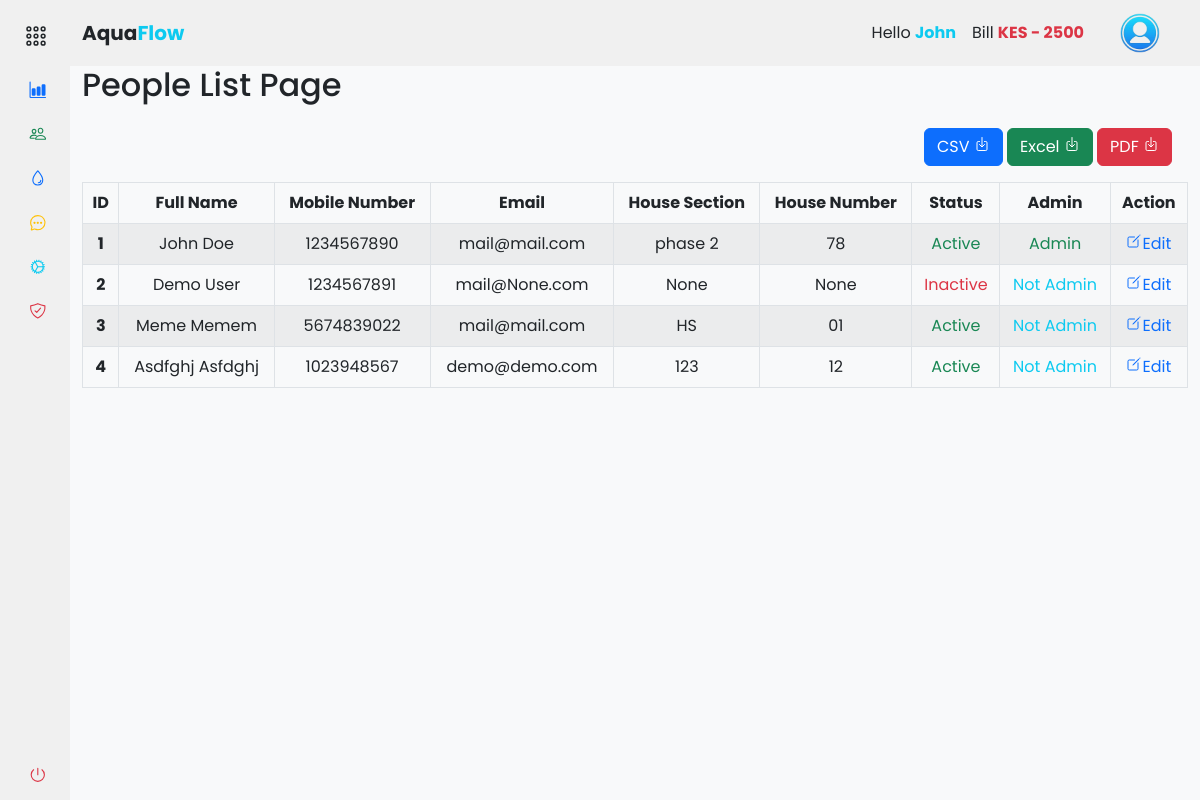
Page /accounts/people/people_list (signed in) on the earlier database version.
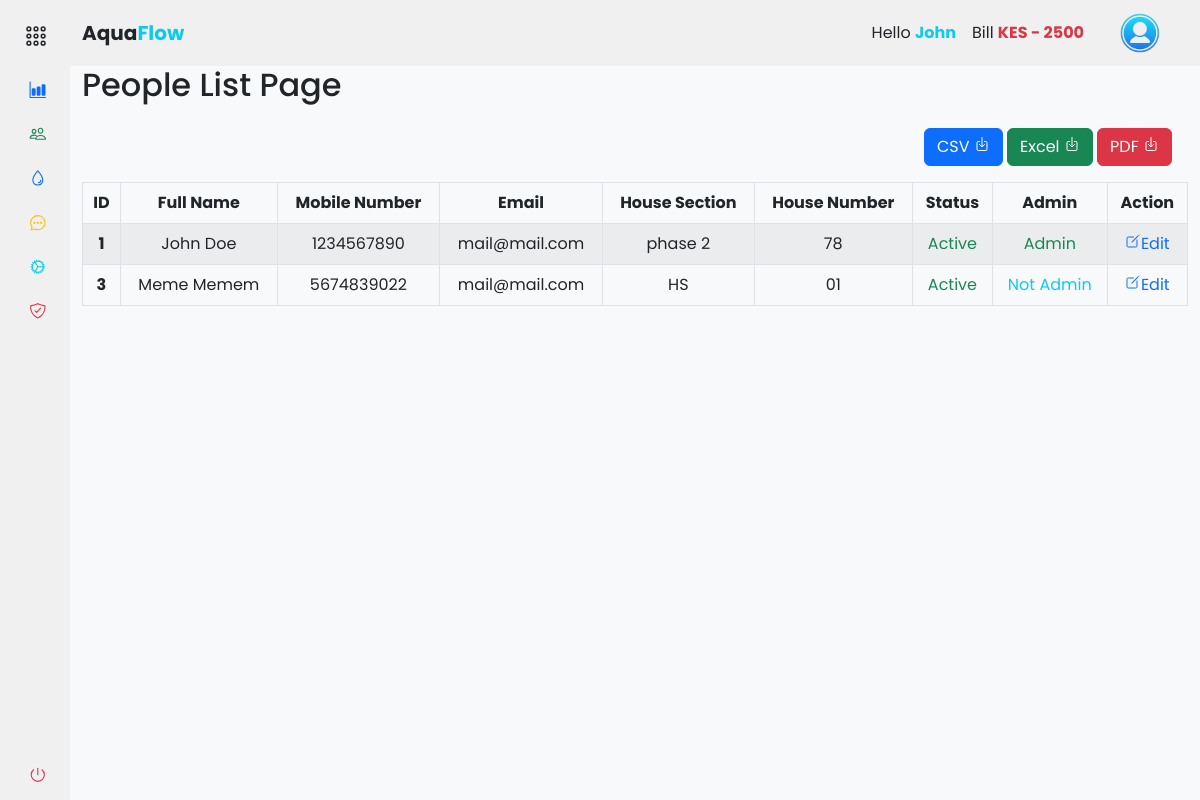
Same page on the later database version.
### app/backend/models/user.py (models this page shows, shortened)
class User(db.Model, UserMixin):
    id = db.Column(db.Integer, primary_key=True)
    mobile_number = db.Column(db.String(20), unique=True, nullable=False)
    password_hash = db.Column(db.String(128), nullable=False)
    first_name = db.Column(db.String(50))
    last_name = db.Column(db.String(50))
    email = db.Column(db.String(120))
    house_section = db.Column(db.String(50))
    house_number = db.Column(db.String(20))
    profile_image = db.Column(db.String(255))
    is_active = db.Column(db.Boolean, default=True)
    is_admin = db.Column(db.Boolean, default=False)

### app/backend/accounts/people/routes.py (the view)
@people_bp.route('/people_list')
@login_required
def people_list():
    if current_user.is_authenticated:
        people_list = User.query.all()
        return render_template('accounts/people_list.html', hide_footer=True, people_list=people_list)
    else:
        return redirect(url_for('auth.login'))

### app/backend/accounts/accounts_context.py (called while the page is built)
def accounts_context():
    people = 'silas'
    bill = int('2500')
    return {'people': people, 'bill': bill}

def inject_now():
    return {'now': datetime.utcnow() + timedelta(hours=3)}

### app/assets/templates/accounts/people_list.html (shortened to what this page needs)
{% extends "base.html" %} {% block content %}
<div class="container-fluid">
  <h2 class="mb-4">People List Page</h2>
  <div class="mb-3 float-end me-3">
    <a
      href="{{ url_for('accounts.people.download_users', format='csv') }}"
      class="btn btn-primary"
      download="people_list.csv"
    >
      CSV <ion-icon name="download-outline"></ion-icon>
    </a>
    <a
      href="{{ url_for('accounts.people.download_users', format='excel') }}"
      class="btn btn-success"
      download="people_list.xlsx"
    >
      Excel <ion-icon name="download-outline"></ion-icon>
    </a>
    <a
      href="{{ url_for('accounts.people.download_users', format='pdf') }}"
      class="btn btn-danger"
      download="people_list.pdf"
    >
      PDF <ion-icon name="download-outline"></ion-icon>
    </a>
  </div>
  <table
    id="people-table"
    class="table table-bordered table-striped text-center"
  >
    <thead>
      <tr>
        <th scope="col">ID</th>
        <th scope="col">Full Name</th>
        <th scope="col">Mobile Number</th>
        <th scope="col">Email</th>
        <th scope="col">House Section</th>
        <th scope="col">House Number</th>
        <th scope="col">Status</th>
        <th scope="col">Admin</th>
        <th scope="col">Action</th>
      </tr>
    </thead>
    <tbody>
      {% for person in people_list %}
      <tr>
        <th scope="row">{{ person.id }}</th>
        <td>
          {{ person.first_name.title() ~ " " ~ person.last_name.title() }}
        </td>
        <td>{{ person.mobile_number }}</td>
        <td>{{ person.email }}</td>
        <td>{{ person.house_section }}</td>
        <td>{{ person.house_number }}</td>
        <td>
          {% if person.is_active %}
          <span class="text-success">Active</span>
          {% else %}
          <span class="text-danger">Inactive</span>
          {% endif %}
        </td>
        <td>
          {% if person.is_admin %}
          <span class="text-success">Admin</span>
          {% else %}
          <span class="text-info">Not Admin</span>
          {% endif %}
        </td>
        <td>
          {% if current_user.is_admin or current_user.id == person.id %}
          <a
            href="{{ url_for('accounts.people.edit_user', user_id=person.id) }}"
          >
            <ion-icon name="create-outline"></ion-icon>Edit
          </a>
          {% else %}
          <span class="text-muted">No Edit Permission</span>
          {% endif %}
        </td>
      </tr>
      {% endfor %}
    </tbody>
  </table>
</div>
{% endblock %}

### app/assets/templates/base.html (shortened to what this page needs)
<!DOCTYPE html>
<html lang="en">
  <head>
    <link
      rel="stylesheet"
      href="{{ url_for('static', filename='css/vendor/bootstrap.min.css') }}"
    />
    <link
      rel="stylesheet"
      href="{{ url_for('static', filename='css/styles.css') }}"
    />
  </head>
  <body>
    <div class="wrapper">
      {% include '/components/sidebar.html' %}
      <section class="main">
        {% include '/components/navbar.html' %}
        <main>
          {% block content %}{% endblock %}
        </main>
      </section>
    </div>
  </body>
</html>

### app/assets/templates/components/sidebar.html (shortened to what this page needs)
{% if not hide_sidebar %}
<aside id="sidebar">
  <div class="d-flex mt-2">
    <button class="toggle-btn" type="button">
      <ion-icon name="apps-outline" class="text-dark"></ion-icon>
    </button>
  </div>
  <ul class="sidebar-nav">
    <li class="sidebar-item">
      <a
        href="{{ url_for('accounts.dashboard.dashboard') }}"
        class="sidebar-link"
      >
        <ion-icon name="bar-chart" class="text-primary me-2"></ion-icon>
      </a>
    </li>
    <li class="sidebar-item">
      <a
        href="#people"
        class="sidebar-link collapsed has-dropdown"
        data-bs-toggle="collapse"
        data-bs-target="#people"
        aria-expanded="false"
        aria-controls="people"
      >
        <ion-icon name="people-outline" class="text-success"></ion-icon>
      </a>
    </li>
    <li class="sidebar-item">
      <a
        href="#records_water_supply"
        class="sidebar-link collapsed has-dropdown"
        data-bs-toggle="collapse"
        data-bs-target="#records_water"
        aria-expanded="false"
        aria-controls="records_water"
      >
        <ion-icon name="water-outline" class="text-primary"></ion-icon>
      </a>
    </li>
    <li class="sidebar-item">
      <a
        href="{{ url_for('accounts.messages.messages') }}"
        class="sidebar-link"
      >
        <ion-icon
          name="chatbubble-ellipses-outline"
          class="text-warning"
        ></ion-icon>
      </a>
    </li>
    <li class="sidebar-item">
      <a
        href="{{ url_for('accounts.settings.settings') }}"
        class="sidebar-link"
      >
        <ion-icon name="cog-outline" class="text-info"></ion-icon>
      </a>
    </li>
    <li class="sidebar-item">
      <a
        href="{{ url_for('accounts.security.security_options') }}"
        class="sidebar-link"
      >
        <ion-icon
          name="shield-checkmark-outline"
          class="text-danger"
        ></ion-icon>
      </a>
    </li>
  </ul>
  <div class="sidebar-footer">
    <a
      class="sidebar-link"
      href="{{ url_for('auth.logout') }}"
      onclick="localStorage.clear();"
    >
      <ion-icon name="power-outline" class="text-danger"></ion-icon>
    </a>
  </div>
</aside>
{% endif %}

### app/assets/templates/components/navbar.html (shortened to what this page needs)
{% if not hide_navbar %}
<header id="navbar" class="navbar navbar-expand-lg sticky-sm-top">
  <div class="container-fluid">
    <a
      class="navbar-brand text-dark text-center d-flex align-items-center fw-bold"
      href="#"
    >
      Aqua<span class="text-info">Flow</span>
    </a>
    <div class="collapse navbar-collapse" id="navbarToggler">
      <div class="d-flex align-items-center ms-auto">
         {% if current_user.is_authenticated %}
        <ul class="navbar-nav me-3">
          <li class="nav-item">
            <a class="nav-link text-dark">
              Hello
              <span class="text-info fw-bold"
                >{{ current_user.first_name.title() }}</span
              >
            </a>
          </li>
          <li class="nav-item">
            <a class="nav-link text-dark">
              Bill
              <span
                class="fw-bold {% if bill > 0 %}text-danger{% else %}text-success{% endif %}"
                >KES {% if bill > 0 %}-{% endif %} {{ bill }}</span
              >
            </a>
          </li>
        </ul>
        <div class="btn-group">
          <button
            type="button"
            class="btn navbar-brand rounded-circle border-0"
            data-bs-toggle="dropdown"
            aria-expanded="false"
          >
            <img
              src="{{ url_for('static', filename='images/user.png') }}"
              alt="logo image"
              height="40px"
              width="40px"
            />
          </button>
        </div>
        {% endif %}
      </div>
    </div>
  </div>
</header>
{% endif %}

### app/assets/static/css/styles.css (style rules this page uses)
a { text-decoration: none; }
li { list-style: none; }
button { border: none !important; outline: none; }
body { font-family: "Poppins", sans-serif; }
.wrapper { display: flex; overflow: hidden; height: 100vh; }
#sidebar { width: 70px; min-width: 70px; z-index: 1000; transition: all 0.25s ease-in-out; display: flex; flex-direction: column; }
.toggle-btn { background-color: transparent; cursor: pointer; border: 0; padding: 1rem 1.5rem; }
.toggle-btn ion-icon { color: #000; font-size: 1.5rem; }
.sidebar-nav { padding: 0rem; flex: 1 1 auto; }
a.sidebar-link { padding: 0.625rem 1.625rem; color: #000; display: block; font-size: 0.9rem; border-radius: 5px; white-space: nowrap; border-left: 3px solid transparent; transition: background-color 0.3s ease, margin-inline-start 0.3s ease, border-left 0.3s ease; }
.sidebar-link ion-icon { font-size: 1.1rem; margin-right: 0.75rem; }
.sidebar-item { position: relative; }
.main { min-height: 100vh; width: 100%; overflow-y: scroll; transition: all 0.35s ease-in-out; background-color: rgb(248, 249, 250); }
.navbar, #sidebar { background-color: #f0f0f0; z-index: 1000; }

Differences in the rows shown:
removed User: id "2", first_name "Demo User", mobile_number "1234567891", email "mail@None.com", house_section "None", house_number "None", is_active "Inactive", is_admin "Not Admin"
removed User: id "4", first_name "Asdfghj Asfdghj", mobile_number "1023948567", email "demo@demo.com", house_section "123", house_number "12", is_active "Active", is_admin "Not Admin"
